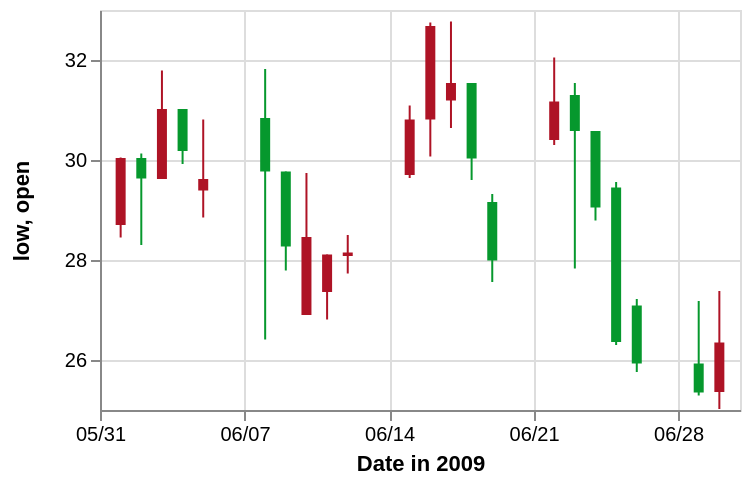

Source (Vega-Lite JSON):
### Vega specification from a JSON file in a GitHub repository (floating-point values rounded to 4 significant figures)
{"$schema": "https://vega.github.io/schema/vega/v3.0.json", "description": "A candlestick chart inspired from Protovis(http://mbostock.github.io/protovis/ex/candlestick.html)", "autosize": "pad", "padding": 5, "style": "cell", "data": [{"name": "source_0", "values": [{"date": "01-Jun-2009", "open": 28.7, "high": 30.05, "low": 28.45, "close": 30.04, "signal": "short", "ret": -4.894}, {"date": "02-Jun-2009", "open": 30.04, "high": 30.13, "low": 28.3, "close": 29.63, "signal": "short", "ret": -0.3226}, {"date": "03-Jun-2009", "open": 29.62, "high": 31.79, "low": 29.62, "close": 31.02, "signal": "short", "ret": 3.687}, {"date": "04-Jun-2009", "open": 31.02, "high": 31.02, "low": 29.92, "close": 30.18, "signal": "short", "ret": 4.51}, {"date": "05-Jun-2009", "open": 29.39, "high": 30.81, "low": 28.85, "close": 29.62, "signal": "short", "ret": 6.084}, {"date": "08-Jun-2009", "open": 30.84, "high": 31.82, "low": 26.41, "close": 29.77, "signal": "short", "ret": 1.254}, {"date": "09-Jun-2009", "open": 29.77, "high": 29.77, "low": 27.79, "close": 28.27, "signal": "short", "ret": -5.024}, {"date": "10-Jun-2009", "open": 26.9, "high": 29.74, "low": 26.9, "close": 28.46, "signal": "short", "ret": -5.466}, {"date": "11-Jun-2009", "open": 27.36, "high": 28.11, "low": 26.81, "close": 28.11, "signal": "short", "ret": -8.374}, {"date": "12-Jun-2009", "open": 28.08, "high": 28.5, "low": 27.73, "close": 28.15, "signal": "short", "ret": -5.528}, {"date": "15-Jun-2009", "open": 29.7, "high": 31.09, "low": 29.64, "close": 30.81, "signal": "long", "ret": 3.492}, {"date": "16-Jun-2009", "open": 30.81, "high": 32.75, "low": 30.07, "close": 32.68, "signal": "short", "ret": 0.155}, {"date": "17-Jun-2009", "open": 31.19, "high": 32.77, "low": 30.64, "close": 31.54, "signal": "short", "ret": 5.828}, {"date": "18-Jun-2009", "open": 31.54, "high": 31.54, "low": 29.6, "close": 30.03, "signal": "short", "ret": 8.176}, {"date": "19-Jun-2009", "open": 29.16, "high": 29.32, "low": 27.56, "close": 27.99, "signal": "short", "ret": 8.599}, {"date": "22-Jun-2009", "open": 30.4, "high": 32.05, "low": 30.3, "close": 31.17, "signal": "short", "ret": 15.49}, {"date": "23-Jun-2009", "open": 31.3, "high": 31.54, "low": 27.83, "close": 30.58, "signal": "short", "ret": 11.74}, {"date": "24-Jun-2009", "open": 30.58, "high": 30.58, "low": 28.79, "close": 29.05, "signal": "long", "ret": -10.42}, {"date": "25-Jun-2009", "open": 29.45, "high": 29.56, "low": 26.3, "close": 26.36, "signal": "long", "ret": 0}, {"date": "26-Jun-2009", "open": 27.09, "high": 27.22, "low": 25.76, "close": 25.93, "signal": "long", "ret": 0}, {"date": "29-Jun-2009", "open": 25.93, "high": 27.18, "low": 25.29, "close": 25.35, "signal": "long", "ret": 5.263}, {"date": "30-Jun-2009", "open": 25.36, "high": 27.38, "low": 25.02, "close": 26.35, "signal": "long", "ret": 6.738}], "format": {"type": "json"}}, {"name": "data_0", "source": "source_0", "transform": [{"type": "formula", "expr": "datum.open > datum.close", "as": "isIncrease"}]}, {"name": "data_1", "source": "data_0", "transform": [{"type": "formula", "expr": "toDate(datum[\"date\"])", "as": "date"}, {"type": "formula", "expr": "toNumber(datum[\"low\"])", "as": "low"}, {"type": "formula", "expr": "toNumber(datum[\"high\"])", "as": "high"}, {"type": "filter", "expr": "datum[\"date\"] !== null && !isNaN(datum[\"date\"]) && datum[\"low\"] !== null && !isNaN(datum[\"low\"])"}, {"type": "formula", "as": "yearmonthdate_date", "expr": "datetime(year(datum[\"date\"]), month(datum[\"date\"]), date(datum[\"date\"]), 0, 0, 0, 0)"}]}, {"name": "data_2", "source": "data_0", "transform": [{"type": "formula", "expr": "toDate(datum[\"date\"])", "as": "date"}, {"type": "formula", "expr": "toNumber(datum[\"open\"])", "as": "open"}, {"type": "formula", "expr": "toNumber(datum[\"close\"])", "as": "close"}, {"type": "filter", "expr": "datum[\"date\"] !== null && !isNaN(datum[\"date\"]) && datum[\"open\"] !== null && !isNaN(datum[\"open\"])"}, {"type": "formula", "as": "yearmonthdate_date", "expr": "datetime(year(datum[\"date\"]), month(datum[\"date\"]), date(datum[\"date\"]), 0, 0, 0, 0)"}]}], "signals": [{"name": "width", "update": "320"}, {"name": "height", "update": "200"}], "marks": [{"name": "layer_0_marks", "type": "rule", "style": ["rule"], "from": {"data": "data_1"}, "encode": {"update": {"x": {"scale": "x", "field": "yearmonthdate_date"}, "y": {"scale": "y", "field": "low"}, "y2": {"scale": "y", "field": "high"}, "stroke": {"scale": "color", "field": "isIncrease"}}}}, {"name": "layer_1_marks", "type": "rect", "style": ["bar"], "from": {"data": "data_2"}, "encode": {"update": {"xc": {"scale": "x", "field": "yearmonthdate_date"}, "width": {"value": 5}, "y": {"scale": "y", "field": "open"}, "y2": {"scale": "y", "field": "close"}, "fill": {"scale": "color", "field": "isIncrease"}}}}], "scales": [{"name": "x", "type": "time", "domain": {"fields": [{"signal": "{data: datetime(2009, 4, 31, 0, 0, 0, 0)}"}, {"signal": "{data: datetime(2009, 6, 1, 0, 0, 0, 0)}"}, {"data": "data_2", "field": "yearmonthdate_date"}], "sort": true}, "range": [0, {"signal": "width"}], "nice": "day"}, {"name": "y", "type": "linear", "domain": {"fields": [{"data": "data_1", "field": "low"}, {"data": "data_1", "field": "high"}, {"data": "data_2", "field": "open"}, {"data": "data_2", "field": "close"}], "sort": true}, "range": [{"signal": "height"}, 0], "zero": false, "nice": true}, {"name": "color", "type": "ordinal", "domain": {"fields": [{"data": "data_1", "field": "isIncrease"}, {"data": "data_2", "field": "isIncrease"}], "sort": true}, "range": ["#ae1325", "#06982d"]}], "axes": [{"title": "Date in 2009", "scale": "x", "labelOverlap": true, "orient": "bottom", "tickCount": {"signal": "ceil(width/40)"}, "zindex": 1, "encode": {"labels": {"update": {"text": {"signal": "timeFormat(datum.value, '%m/%d')"}}}}}, {"scale": "x", "domain": false, "grid": true, "labels": false, "maxExtent": 0, "minExtent": 0, "orient": "bottom", "tickCount": {"signal": "ceil(width/40)"}, "ticks": false, "zindex": 0, "gridScale": "y"}, {"scale": "y", "labelOverlap": true, "orient": "left", "tickCount": {"signal": "ceil(height/40)"}, "title": "low, open", "zindex": 1}, {"scale": "y", "domain": false, "grid": true, "labels": false, "maxExtent": 0, "minExtent": 0, "orient": "left", "tickCount": {"signal": "ceil(height/40)"}, "ticks": false, "zindex": 0, "gridScale": "x"}], "config": {"axisY": {"minExtent": 30}}}
